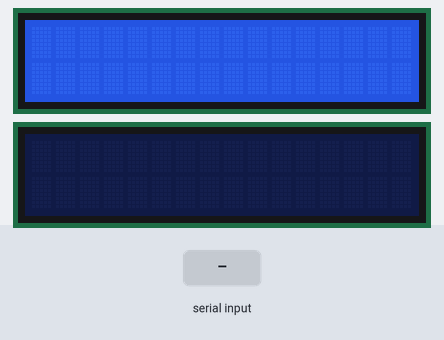
A sketch run on a simulated Arduino Uno, built with avr-gcc and run on an emulated ATmega328P. Parts: 2 × 16×2 character LCD. The inputs (shaded band) are chosen by the test bench.

Above: at 1.2 s.
1.3 s: "       " received over Serial
At 4.5 s:
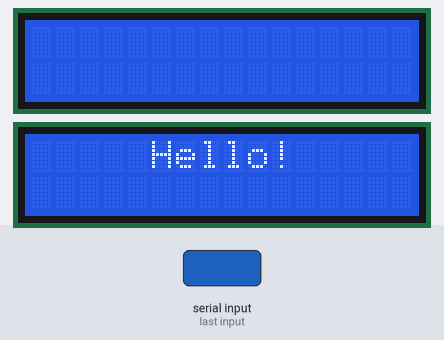
At 5.5 s:
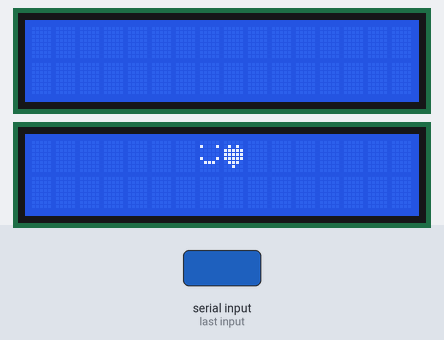

Measured:
- after the input at 1.3 s, the display: first changes after 0.06 s (image 1 shows a later state)
- what the display in image 1 shows lasts 2.0 s, from 3.0 s to 5.0 s

The sketch:

Arduino_Com_V2.ino
```cpp
#include <LiquidCrystal.h>
#include "animations.h"

LiquidCrystal lcdd(12, 11, 5, 4, 3, 2);

void setup() {
  lcdd.begin(16, 2);
  Serial.begin(9600);
  Serial.setTimeout(50);
  setupChar();
  lcdd.clear();
}

void loop() {
  String texte = Serial.readString();
  String line1 = texte.substring(0, 16);
  String line2 = texte.substring(16, 32);

  if(texte.length() > 0) {
    if(texte.equals("       ")){
      animationPoints();
      animationBonjour();
      animationPointsV2();
      animationSendingLove();
      animationLove();
      animationEtoile();
    }else{
      lcdd.setCursor(0, 0);
      lcdd.print("                ");
      lcdd.setCursor(0, 1);
      lcdd.print("                ");

      lcdd.setCursor(0, 0);
      lcdd.print(line1);
      lcdd.setCursor(0, 1);
      lcdd.print(line2);
    }
  }
}
```

animations.cpp
```cpp
/* Fichier animations.cpp */
#include "animations.h"
#include "arduino.h"
#include <LiquidCrystal.h>

LiquidCrystal lcd(12, 11, 5, 4, 3, 2);

byte coeur[8]={
  B00000,
  B01010,
  B11111,
  B11111,
  B11111,
  B01110,
  B00100,
  B00000
};

byte etoile[8]={
  B00000,
  B00100,
  B01110,
  B11111,
  B11111,
  B01110,
  B00100,
  B00000
};

byte smiley[8] = {
  B00000,
  B10001,
  B00000,
  B00000,
  B10001,
  B01110,
  B00000,
};

byte monstre[8]={
  B00000,
  B01010,
  B11111,
  B11111,
  B11111,
  B01110,
  B00100,
  B00000
};

void setupChar(){
   lcd.createChar(1, smiley);
   lcd.createChar(2, monstre);
   lcd.createChar(4, etoile);
   lcd.createChar(3, coeur);
}

void animationPoints(){
 //On informe au fichier que c'est un lcd 16*2
 lcd.begin(16, 2);
 //Animation
 lcd.clear();

 //Factorisation
 /*
 int j = 4;
 int h = 1;
 int k = 0;
 bool inverse = false;
 bool inverseNorm = false;

 for(int i=0; i<16;i++){
 	if(j==-1){
 		h=0;
 		inverse=true;
 		j++;
 	}else if (inverse){
 		j++;
 	}else{
 		j--;
 	}
 	lcd.setCursor(j,h);
 	lcd.print(" ");

 	lcd.setCursor(i, k);
 	lcd.print("-");
 	delay(50);

 	if(i==15){
 		 while(j!=15){
 			lcd.setCursor(j,h);
 			lcd.print(" ");
 			j++;
 		}
 		if(j==15){
 			lcd.setCursor(j,h);
 			lcd.print(" ");
 		}
 		k = 1;
 		h = 1;
 		j = 15;
 		for(int z=15;z >= 0;z--){
 			lcd.setCursor(z, k);
 			lcd.print("-");
 			delay(50);

 			if(z <= 11){
 				lcd.setCursor(j,h);
		 		lcd.print(" ");
		 		delay(50);
		 		j--;
 			}
 			if(z == 0){
 				while(j!=0){
 					lcd.setCursor(j,h);
		 			lcd.print(" ");
		 			delay(50);
		 			j--;
 				}
 			}
 		}
 	}

  }
 }
//EndFac
*/

 lcd.setCursor(3, 1);
 lcd.print(" ");
 lcd.setCursor(0, 0);
 lcd.print("-");
 delay(50);

 lcd.setCursor(2, 1);
 lcd.print(" ");
 lcd.setCursor(1, 0);
 lcd.print("-");
 delay(50);

 lcd.setCursor(1, 1);
 lcd.print(" ");
 lcd.setCursor(2, 0);
 lcd.print("-");
 delay(50);

 lcd.setCursor(0, 1);
 lcd.print(" ");
 lcd.setCursor(3, 0);
 lcd.print("-");
 delay(50);

 lcd.setCursor(0, 0);
 lcd.print(" ");
 lcd.setCursor(4, 0);
 lcd.print("-");
 delay(50);

 lcd.setCursor(1, 0);
 lcd.print(" ");
 lcd.setCursor(5, 0);
 lcd.print("-");
 delay(50);

 lcd.setCursor(2, 0);
 lcd.print(" ");
 lcd.setCursor(6, 0);
 lcd.print("-");
 delay(50);

 lcd.setCursor(3, 0);
 lcd.print(" ");
 lcd.setCursor(7, 0);
 lcd.print("-");
 delay(50);

 lcd.setCursor(4, 0);
 lcd.print(" ");
 lcd.setCursor(8, 0);
 lcd.print("-");
 delay(50);

 lcd.setCursor(5, 0);
 lcd.print(" ");
 lcd.setCursor(9, 0);
 lcd.print("-");
 delay(50);

 lcd.setCursor(6, 0);
 lcd.print(" ");
 lcd.setCursor(10, 0);
 lcd.print("-");
 delay(50);

 lcd.setCursor(7, 0);
 lcd.print(" ");
 lcd.setCursor(11, 0);
 lcd.print("-");
 delay(50);

 lcd.setCursor(8, 0);
 lcd.print(" ");
 lcd.setCursor(12, 0);
 lcd.print("-");
 delay(50);

 lcd.setCursor(9, 0);
 lcd.print(" ");
 lcd.setCursor(13, 0);
 lcd.print("-");
 delay(50);

 lcd.setCursor(10, 0);
 lcd.print(" ");
 lcd.setCursor(14, 0);
 lcd.print("-");
 delay(50);

 lcd.setCursor(11, 0);
 lcd.print(" ");
 lcd.setCursor(15, 0);
 lcd.print("-");
 delay(50);

 lcd.setCursor(12, 0);
 lcd.print(" ");
 lcd.setCursor(15, 1);
 lcd.print("-");
 delay(50);

 lcd.setCursor(13, 0);
 lcd.print(" ");
 lcd.setCursor(14, 1);
 lcd.print("-");
 delay(50);

 lcd.setCursor(14, 0);
 lcd.print(" ");
 lcd.setCursor(13, 1);
 lcd.print("-");
 delay(50);

 lcd.setCursor(15, 0);
 lcd.print(" ");
 lcd.setCursor(12, 1);
 lcd.print("-");
 delay(50);

 lcd.setCursor(15, 1);
 lcd.print(" ");
 lcd.setCursor(11, 1);
 lcd.print("-");
 delay(50);

 lcd.setCursor(14, 1);
 lcd.print(" ");
 lcd.setCursor(10, 1);
 lcd.print("-");
 delay(50);

 lcd.setCursor(13, 1);
 lcd.print(" ");
 lcd.setCursor(9, 1);
 lcd.print("-");
 delay(50);

 lcd.setCursor(12, 1);
 lcd.print(" ");
 lcd.setCursor(8, 1);
 lcd.print("-");
 delay(50);

 lcd.setCursor(11, 1);
 lcd.print(" ");
 lcd.setCursor(7, 1);
 lcd.print("-");
 delay(50);

 lcd.setCursor(10, 1);
 lcd.print(" ");
 lcd.setCursor(6, 1);
 lcd.print("-");
 delay(50);

 lcd.setCursor(9, 1);
 lcd.print(" ");
 lcd.setCursor(5, 1);
 lcd.print("-");
 delay(50);

 lcd.setCursor(8, 1);
 lcd.print(" ");
 lcd.setCursor(4, 1);
 lcd.print("-");
 delay(50);

 lcd.setCursor(7, 1);
 lcd.print(" ");
 lcd.setCursor(3, 1);
 lcd.print("-");
 delay(50);

 lcd.setCursor(6, 1);
 lcd.print(" ");
 lcd.setCursor(2, 1);
 lcd.print("-");
 delay(50);

 lcd.setCursor(5, 1);
 lcd.print(" ");
 lcd.setCursor(1, 1);
 lcd.print("-");
 delay(50);

 lcd.setCursor(4, 1);
 lcd.print(" ");
 lcd.setCursor(0, 1);
 lcd.print("-");
 delay(50);
}


void animationPointsV2(){
 //On informe au fichier que c'est un lcd 16*2
 lcd.begin(16, 2);

 lcd.clear();

 //Animation
 lcd.setCursor(3, 0);
 lcd.print(" ");
 lcd.setCursor(0, 0);
 lcd.print("-");
 delay(50);

 lcd.setCursor(2, 1);
 lcd.print(" ");
 lcd.setCursor(1, 1);
 lcd.print("-");
 delay(50);

 lcd.setCursor(1, 0);
 lcd.print(" ");
 lcd.setCursor(2, 0);
 lcd.print("-");
 delay(50);

 lcd.setCursor(0, 1);
 lcd.print(" ");
 lcd.setCursor(3, 1);
 lcd.print("-");
 delay(50);

 lcd.setCursor(0, 0);
 lcd.print(" ");
 lcd.setCursor(4, 0);
 lcd.print("-");
 delay(50);

 lcd.setCursor(1, 1);
 lcd.print(" ");
 lcd.setCursor(5, 1);
 lcd.print("-");
 delay(50);

 lcd.setCursor(2, 0);
 lcd.print(" ");
 lcd.setCursor(6, 0);
 lcd.print("-");
 delay(50);

 lcd.setCursor(3, 1);
 lcd.print(" ");
 lcd.setCursor(7, 1);
 lcd.print("-");
 delay(50);

 lcd.setCursor(4, 0);
 lcd.print(" ");
 lcd.setCursor(8, 0);
 lcd.print("-");
 delay(50);

 lcd.setCursor(5, 1);
 lcd.print(" ");
 lcd.setCursor(9, 1);
 lcd.print("-");
 delay(50);

 lcd.setCursor(6, 0);
 lcd.print(" ");
 lcd.setCursor(10, 0);
 lcd.print("-");
 delay(50);

 lcd.setCursor(7, 1);
 lcd.print(" ");
 lcd.setCursor(11, 1);
 lcd.print("-");
 delay(50);

 lcd.setCursor(8, 0);
 lcd.print(" ");
 lcd.setCursor(12, 0);
 lcd.print("-");
 delay(50);

 lcd.setCursor(9, 1);
 lcd.print(" ");
 lcd.setCursor(13, 1);
 lcd.print("-");
 delay(50);

 lcd.setCursor(10, 0);
 lcd.print(" ");
 lcd.setCursor(14, 0);
 lcd.print("-");
 delay(50);

 lcd.setCursor(11, 1);
 lcd.print(" ");
 lcd.setCursor(15, 1);
 lcd.print("-");
 delay(50);

 lcd.setCursor(12, 0);
 lcd.print(" ");
 lcd.setCursor(15, 0);
 lcd.print("-");
 delay(50);

 lcd.setCursor(13, 1);
 lcd.print(" ");
 lcd.setCursor(14, 1);
 lcd.print("-");
 delay(50);

 lcd.setCursor(14, 0);
 lcd.print(" ");
 lcd.setCursor(13, 0);
 lcd.print("-");
 delay(50);

 lcd.setCursor(15, 1);
 lcd.print(" ");
 lcd.setCursor(12, 1);
 lcd.print("-");
 delay(50);

 lcd.setCursor(15, 0);
 lcd.print(" ");
 lcd.setCursor(11, 0);
 lcd.print("-");
 delay(50);

 lcd.setCursor(14, 1);
 lcd.print(" ");
 lcd.setCursor(10, 1);
 lcd.print("-");
 delay(50);

 lcd.setCursor(13, 0);
 lcd.print(" ");
 lcd.setCursor(9, 0);
 lcd.print("-");
 delay(50);

 lcd.setCursor(12, 1);
 lcd.print(" ");
 lcd.setCursor(8, 1);
 lcd.print("-");
 delay(50);

 lcd.setCursor(11, 0);
 lcd.print(" ");
 lcd.setCursor(7, 0);
 lcd.print("-");
 delay(50);

 lcd.setCursor(10, 1);
 lcd.print(" ");
 lcd.setCursor(6, 1);
 lcd.print("-");
 delay(50);

 lcd.setCursor(9, 0);
 lcd.print(" ");
 lcd.setCursor(5, 0);
 lcd.print("-");
 delay(50);

 lcd.setCursor(8, 1);
 lcd.print(" ");
 lcd.setCursor(4, 1);
 lcd.print("-");
 delay(50);

 lcd.setCursor(7, 0);
 lcd.print(" ");
 lcd.setCursor(3, 0);
 lcd.print("-");
 delay(50);

 lcd.setCursor(6, 1);
 lcd.print(" ");
 lcd.setCursor(2, 1);
 lcd.print("-");
 delay(50);

 lcd.setCursor(5, 0);
 lcd.print(" ");
 lcd.setCursor(1, 0);
 lcd.print("-");
 delay(50);

 lcd.setCursor(4, 1);
 lcd.print(" ");
 lcd.setCursor(0, 1);
 lcd.print("-");
 delay(50);
 //End
}

void animationBonjour(){
 //Animation
 lcd.clear();

 lcd.setCursor(5, 0);
 lcd.print("Hello!");
 delay(2000);

 lcd.clear();
 delay(50);

 lcd.setCursor(7, 0);
 lcd.write(1);
 lcd.write(2);
 delay(2000);

 lcd.clear();
 delay(50);
 //End
}

void animationLCDI(){
 //Animation
 lcd.clear();

 lcd.setCursor(4, 0);
 lcd.print("LCD User");
 delay(500);
 lcd.setCursor(1, 1);
 lcd.print("Interface V1.6");
 delay(500);
 lcd.setCursor(0, 0);
 lcd.print("                ");
 delay(500);
 lcd.setCursor(0, 1);
 lcd.print("                ");
 delay(500);
 lcd.setCursor(4, 0);
 lcd.print("LCD User");
 lcd.setCursor(1, 1);
 lcd.print("Interface V1.6");
 delay(500);
 lcd.setCursor(0, 0);
 lcd.print("                ");
 lcd.setCursor(0, 1);
 lcd.print("                ");
 delay(500);
 lcd.setCursor(4, 0);
 lcd.print("LCD User");
 lcd.setCursor(1, 1);
 lcd.print("Interface V1.6");
 delay(500);
 lcd.setCursor(0, 0);
 lcd.print("                ");
 lcd.setCursor(0, 1);
 lcd.print("                ");
 delay(500);
 lcd.setCursor(4, 0);
 lcd.print("LCD User");
 lcd.setCursor(1, 1);
 lcd.print("Interface V1.6");
 delay(2000);
 animationLigne(0, false, true);
 animationLigne(0, true, true);
 animationLigne(0, false , true);
 animationLigne(1, false, false);
 animationLigne(1, true, false);
 animationLigne(1, false , false);
 //End
}

void animationLigne(int j, bool b, bool t){
 //Animation
 if(b){
 	if(t){
	 for(int i=0; i < 16; i++){
	 	lcd.setCursor(i, j);
	 	lcd.print("-");
	 	delay(50);
	 }
	}else{
	 for(int i=15; i >= 0; i--){
	 	lcd.setCursor(i, j);
	 	lcd.print("-");
	 	delay(50);
	 }
	}
 }else{
 	if(t){
		for(int i=0; i < 16; i++){
		 	lcd.setCursor(i, j);
		 	lcd.print(" ");
		 	delay(50);
	   	}
	}else{
		for(int i=15; i >= 0; i--){
	 	lcd.setCursor(i, j);
	 	lcd.print(" ");
	 	delay(50);
	 }
	}
 }
}

void animationLove(){
	//On informe au fichier que c'est un lcd 16*2
 lcd.begin(16, 2);

 lcd.clear();

 //Animation
 lcd.setCursor(3, 0);
 lcd.print(" ");
 lcd.setCursor(0, 0);
 lcd.write(3);
 delay(150);

 lcd.setCursor(2, 1);
 lcd.print(" ");
 lcd.setCursor(1, 1);
 lcd.write(3);
 delay(150);

 lcd.setCursor(1, 0);
 lcd.print(" ");
 lcd.setCursor(2, 0);
 lcd.write(3);
 delay(150);

 lcd.setCursor(0, 1);
 lcd.print(" ");
 lcd.setCursor(3, 1);
 lcd.write(3);
 delay(150);

 lcd.setCursor(0, 0);
 lcd.print(" ");
 lcd.setCursor(4, 0);
 lcd.write(3);
 delay(150);

 lcd.setCursor(1, 1);
 lcd.print(" ");
 lcd.setCursor(5, 1);
 lcd.write(3);
 delay(150);

 lcd.setCursor(2, 0);
 lcd.print(" ");
 lcd.setCursor(6, 0);
 lcd.write(3);
 delay(150);

 lcd.setCursor(3, 1);
 lcd.print(" ");
 lcd.setCursor(7, 1);
 lcd.write(3);
 delay(150);

 lcd.setCursor(4, 0);
 lcd.print(" ");
 lcd.setCursor(8, 0);
 lcd.write(3);
 delay(150);

 lcd.setCursor(5, 1);
 lcd.print(" ");
 lcd.setCursor(9, 1);
 lcd.write(3);
 delay(150);

 lcd.setCursor(6, 0);
 lcd.print(" ");
 lcd.setCursor(10, 0);
 lcd.write(3);
 delay(150);

 lcd.setCursor(7, 1);
 lcd.print(" ");
 lcd.setCursor(11, 1);
 lcd.write(3);
 delay(150);

 lcd.setCursor(8, 0);
 lcd.print(" ");
 lcd.setCursor(12, 0);
 lcd.write(3);
 delay(150);

 lcd.setCursor(9, 1);
 lcd.print(" ");
 lcd.setCursor(13, 1);
 lcd.write(3);
 delay(150);

 lcd.setCursor(10, 0);
 lcd.print(" ");
 lcd.setCursor(14, 0);
 lcd.write(3);
 delay(150);

 lcd.setCursor(11, 1);
 lcd.print(" ");
 lcd.setCursor(15, 1);
 lcd.write(3);
 delay(150);

 lcd.setCursor(12, 0);
 lcd.print(" ");
 delay(150);

 lcd.setCursor(13, 1);
 lcd.print(" ");
 delay(150);

 lcd.setCursor(14, 0);
 lcd.print(" ");
 delay(150);

 lcd.setCursor(15, 1);
 lcd.print(" ");
 delay(150);
}

void animationSendingLove(){
  //Animation
  lcd.clear();
  for(int i = 0; i < 2; i++){
	  lcd.setCursor(1, 0);
	  lcd.print("Sending Love   ");
	  delay(250);

	  lcd.setCursor(1, 0);
	  lcd.print("Sending Love.");
	  delay(250);

	  lcd.setCursor(1, 0);
	  lcd.print("Sending Love..");
	  delay(250);

	  lcd.setCursor(1, 0);
	  lcd.print("Sending Love...");
	  delay(250);
   }
}

void animationEtoile(){
  //Animation
  lcd.begin(16,2);

  lcd.clear();

  lcd.setCursor(0,0);
  lcd.write(4);
  delay(50);

  lcd.setCursor(15,0);
  lcd.write(4);
  delay(50);

  lcd.setCursor(15,1);
  lcd.write(4);
  delay(50);

  lcd.setCursor(0,1);
  lcd.write(4);
  delay(50);
  for(int i = 0; i < 6; i++){
  	  lcd.setCursor(8,0);
	  lcd.print(" ");
	  lcd.setCursor(7,0);
	  lcd.write(4);
	  delay(150);

	  lcd.setCursor(8,1);
	  lcd.print(" ");
	  lcd.setCursor(8,0);
	  lcd.write(4);
	  delay(150);

	  lcd.setCursor(7,1);
	  lcd.print(" ");
	  lcd.setCursor(8,1);
	  lcd.write(4);
	  delay(150);

	  lcd.setCursor(7,0);
	  lcd.print(" ");
	  lcd.setCursor(7,1);
	  lcd.write(4);
	  delay(150);
  }
}

 void animationBooting(){
  //Animation
  lcd.begin(16,2);

  lcd.setCursor(3,0);
  lcd.print("Booting");
  delay(250);

  lcd.setCursor(3,0);
  lcd.print("Booting.");
  delay(250);

  lcd.setCursor(3,0);
  lcd.print("Booting..");
  delay(250);

  lcd.setCursor(3,0);
  lcd.print("Booting...");
  delay(250);
}
```

animations.h
```cpp
/* Fichier animations.h */

void setupChar();
void animationPoints();
void animationPointsV2();
void animationBonjour();
void animationLCDI();
void animationLigne(int j, bool b, bool t);
void animationLove();
void animationSendingLove();
void animationEtoile();
void animationBooting();
```
